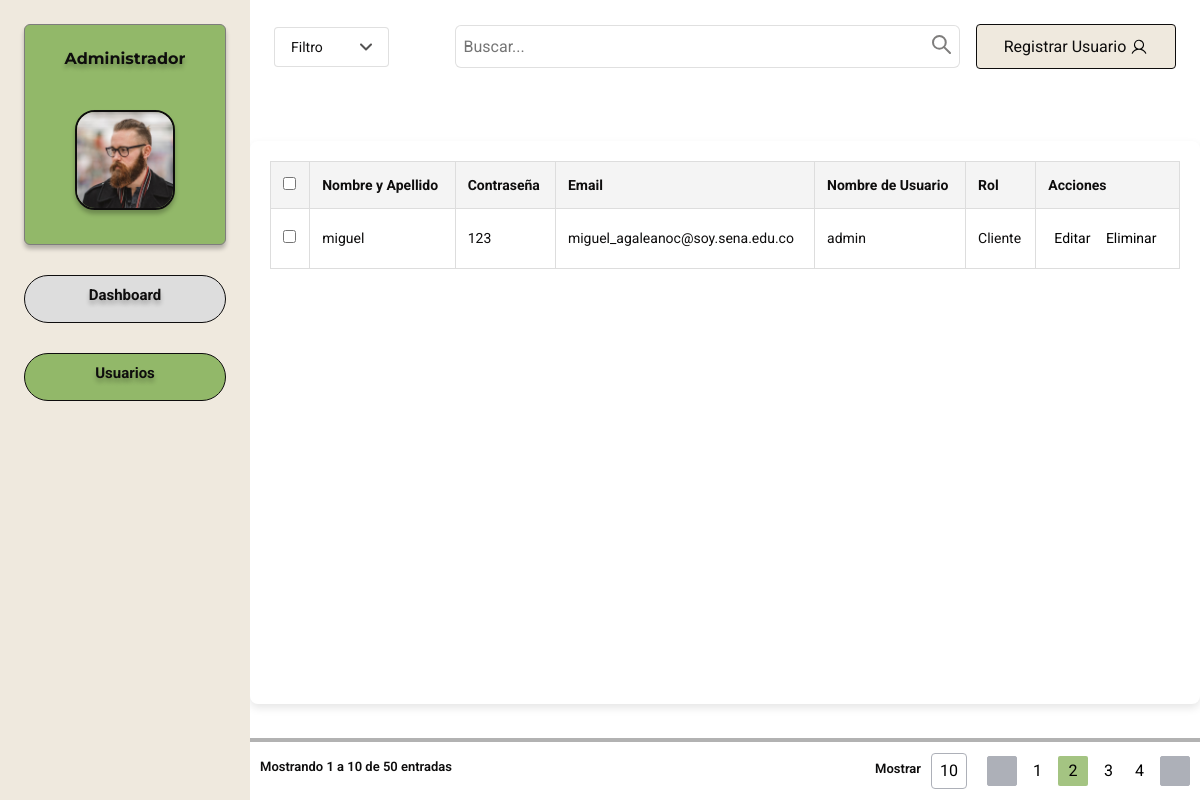
/admin_dashboard/, run on an earlier commit of the app's database.
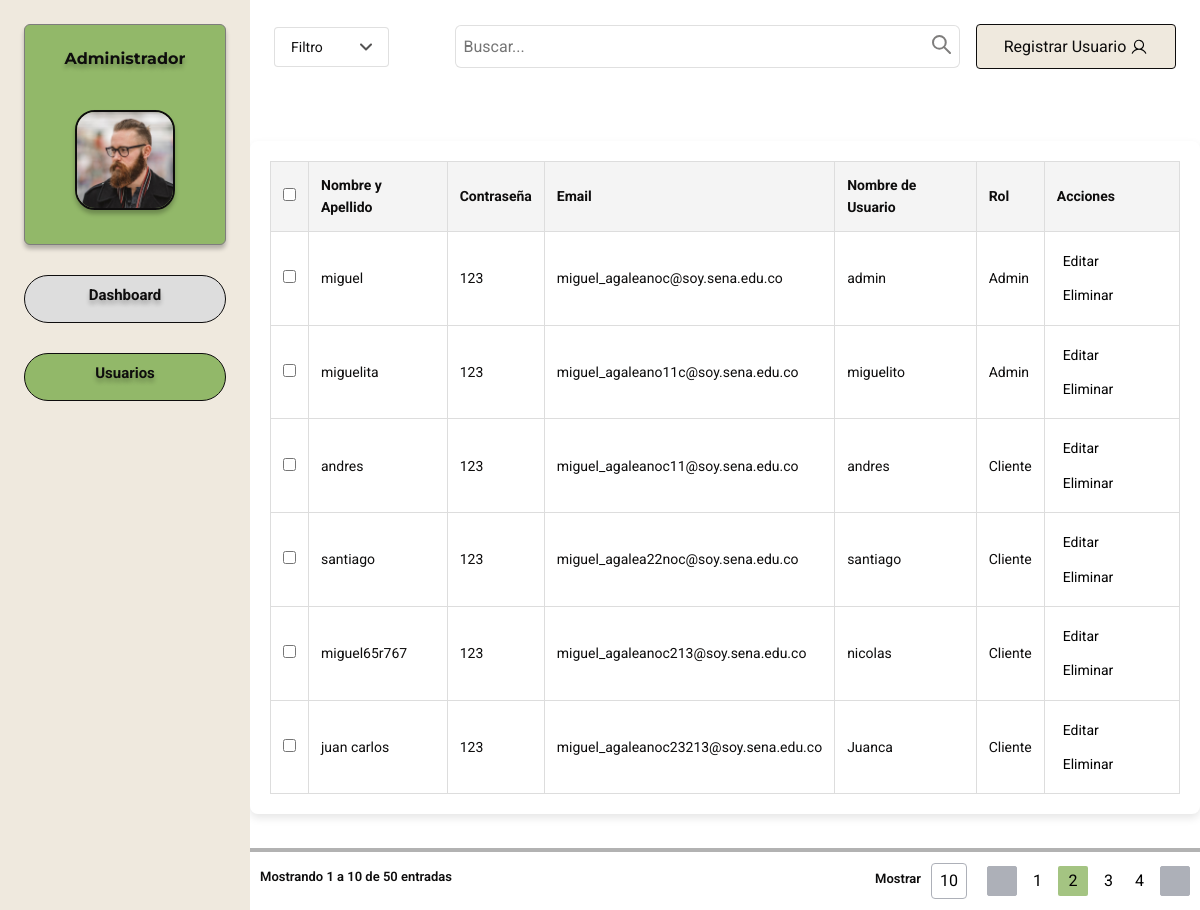
And on a later commit of the database.
### merkachecheres/models.py (models this page shows, shortened)
class Usuario(models.Model):
    full_name = models.CharField(max_length=255)
    email = models.EmailField(unique=True)
    username = models.CharField(max_length=150, unique=True)
    password = models.CharField(max_length=128)
    ROLES = (
        (1, "Admin"),
        (2, "Cliente"),
        (3, "Vendedor")
    )
    rol = models.IntegerField(choices=ROLES, default=2)

### merkachecheres/views.py (the view)
# urls.py: path('admin_dashboard/', views.admin_dashboard, name='admin_dashboard'),
def admin_dashboard(request):
    usuarios = Usuario.objects.all()
    return render(request, 'admin.html', {'usuarios': usuarios})

### merkachecheres/templates/admin.html (shortened to what this page needs)
{% load static %}
<!DOCTYPE html>
<html lang="en">
<head>
    <link rel="stylesheet" href="{% static 'css/bootstrap.min.css' %}" />
    <link rel="stylesheet" href="{% static 'css/styleAdmin.css' %}">
</head>
<body>
    <main class="mainGeneralContainer">
        <aside class="asideAdmin">
            <div class="adminContainer">
                <div class="adminTittleContainer">
                    <h2 id="titleAdmin">Administrador</h2>
                </div>
                <div class="photoAdminContainer">
                    <img src="{% static 'img/admin.png' %}" alt="Foto del administrador" class="photoAdmin">
                </div>
            </div>
            <div class="dashboardContainer">
                <div class="dashboardTextContainer">
                    <button class="botonDashboard">
                        <h4 id="dashboardText">Dashboard</h4>
                    </button>
                </div>
            </div>
            <div class="usersContainer">
                <div class="dashboardTextContainer">
                    <button class="botonUsuarios">
                        <h4 id="usersText">Usuarios</h4>
                    </button>
                </div>
            </div>
        </aside>
            <div class="DIVCOSAS">
                <div class="mainContentWrapper">
                    <section class="dataGeneralContainer">
                        <div class="searchbarFilterContainer">
                            <div class="filterContainer">
                                <div class="filterDiv">
                                    <a href="" id="filterText">Filtro</a>
                                </div>
                                <div class="IconFilterDiv">
                                </div>
                            </div>
                            <div class="searchContainer">
                                <input type="text" id="buscarText" placeholder="Buscar...">
                                <div class="search-inner">
                                    <div class="searchIconContainer">
                                        <svg xmlns="http://www.w3.org/2000/svg" width="19" height="19" viewBox="0 0 19 19" fill="none">
                                            <circle cx="7.375" cy="7.375" r="6.375" stroke="#7E7D7C" stroke-width="2" stroke-linecap="round"/>
                                            <path d="M12.3333 12.3333L18 17.9999" stroke="#7E7D7C" stroke-width="2" stroke-linecap="round"/>
                                        </svg>
                                    </div>
                                </div>
                            </div>
                            <button class="registerButton">
                                <div class="userRegisterContainer">
                                    <div class="registerUserContainer">
                                        <a id="registerUserText">Registrar Usuario</a>
                                    </div>
                                </div>
                            </button>
                        </div>
                    </section>
            <section class="detailsSection">
                <div class="table-container">
                    <table>
                        <thead>
                            <tr>
                            <th><input type="checkbox"></th>
                            <th>Nombre y Apellido</th>
                            <th>Contraseña</th>
                            <th>Email</th>
                            <th>Nombre de Usuario</th>
                            <th>Rol</th>
                            <th>Acciones</th>
                            </tr>
                        </thead>
                        <tbody>
                            {% for usuario in usuarios %}
                            <tr>
                                <td><input type="checkbox"></td>
                                <td>{{ usuario.full_name }}</td>
                                <td>{{ usuario.password }}</td>
                                <td>{{ usuario.email }}</td>
                                <td>{{ usuario.username }}</td>
                                <td>{{ usuario.get_rol_display }}</td>
                                <td>
                                    <button class="buttons">Editar</button>
                                    <button class="buttons">Eliminar</button>
                                </td>
                            </tr>
                            {% endfor %}
                        </tbody>
                    </table>
                </div>
                <div class="resultsContainer">
                    <div class="mostrarContainer">
                        <h2 id="mostarText">Mostrando 1 a 10 de 50 entradas</h2>
                    </div>
                    <div class="optionsContainer">
                        <div class="mostrar10Container">
                            <div class="mostrarDiv">
                                <h4 id="mostarText">Mostrar</h4>
                            </div>
                            <div>
                                <button id="ButtonTen">10</button>
                            </div>
                        </div>
                        <div class="Container">
                            <button class="flechaButton">
                            </button>
                            <button class="buttons">1</button>
                            <button class="buttonTwo">2</button>
                            <button class="buttons">3</button>
                            <button class="buttons">4</button>
                            <button class="flechaButton">
                            </button>
                        </div>
                    </div>
                </div>
            </section>
        </div>
    </main>
</body>
</html>

What changed in the data, as far as the page shows it:
changed Usuario "miguel": rol "Cliente" → "Admin"
added Usuario: full_name "miguelita", password "123", email "miguel_agaleano11c@soy.sena.edu.co", username "miguelito", rol "Admin"
added Usuario: full_name "andres", password "123", email "miguel_agaleanoc11@soy.sena.edu.co", username "andres", rol "Cliente"
added Usuario: full_name "santiago", password "123", email "miguel_agalea22noc@soy.sena.edu.co", username "santiago", rol "Cliente"
added Usuario: full_name "miguel65r767", password "123", email "miguel_agaleanoc213@soy.sena.edu.co", username "nicolas", rol "Cliente"
added Usuario: full_name "juan carlos", password "123", email "miguel_agaleanoc23213@soy.sena.edu.co", username "Juanca", rol "Cliente"
